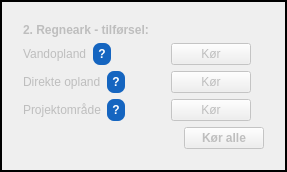
        <widget class="QGroupBox" name="groupBox3">
         <property name="enabled">
          <bool>false</bool>
         </property>
         <property name="styleSheet">
          <string>QGroupBox { border: 2px solid black; padding: 10px; margin-top: 0px; }</string>
         </property>
         <property name="title">
          <string/>
         </property>
         <layout class="QVBoxLayout" name="box3Layout">
          <property name="spacing">
           <number>6</number>
          </property>
          <item>
           <widget class="QLabel" name="labelBox3Title">
            <property name="text">
             <string>&lt;b&gt;2. Regneark - tilførsel:&lt;/b&gt;</string>
            </property>
           </widget>
          </item>
          <item>
           <layout class="QHBoxLayout" name="vandoplandRaekke">
            <item>
             <widget class="QLabel" name="labelVandopland">
              <property name="text">
               <string>Vandopland</string>
              </property>
             </widget>
            </item>
            <item>
             <widget class="QLabel" name="hjaelpVandopland">
              <property name="cursor">
               <cursorShape>WhatsThisCursor</cursorShape>
              </property>
              <property name="toolTip">
               <string>Finder DMI_Gridnummer og udregner arealet af vandoplandet for projektområdet. Indsætter herefter tallene i regnearket under &quot;Tilførsel&quot;=&gt;&quot;Vandløbsoplandet&quot;.</string>
              </property>
              <property name="styleSheet">
               <string>QLabel { color: white; background-color: #1565C0; border-radius: 7px; padding: 0px 5px; font-weight: bold; }</string>
              </property>
              <property name="text">
               <string>?</string>
              </property>
              <property name="alignment">
               <set>Qt::AlignCenter</set>
              </property>
             </widget>
            </item>
            <item>
             <spacer name="spacerVandopland">
              <property name="orientation">
               <enum>Qt::Horizontal</enum>
              </property>
              <property name="sizeHint" stdset="0">
               <size>
                <width>40</width>
                <height>20</height>
               </size>
              </property>
             </spacer>
            </item>
            <item>
             <widget class="QPushButton" name="btnKorVandopland">
              <property name="text">
               <string>Kør</string>
              </property>
             </widget>
            </item>
            <item>
             <widget class="QLabel" name="lblStatusVandopland">
              <property name="text"><string/></property>
              <property name="visible"><bool>false</bool></property>
              <property name="alignment"><set>Qt::AlignCenter</set></property>
             </widget>
            </item>
           </layout>
          </item>
          <item>
           <layout class="QHBoxLayout" name="direkteOplandRaekke">
            <item>
             <widget class="QLabel" name="labelDirekteOpland">
              <property name="text">
               <string>Direkte opland</string>
              </property>
             </widget>
            </item>
            <item>
             <widget class="QLabel" name="hjaelpDirekteOpland">
              <property name="cursor">
               <cursorShape>WhatsThisCursor</cursorShape>
              </property>
              <property name="toolTip">
               <string>Udpeger DMI_Grid igen. Udregner andel sandjord og dyrket areal i % pba. grunddata. Udregner areal af det direkte opland. Indsætter data under &quot;Tilførsel&quot; =&gt; &quot;Direkte opland&quot;.</string>
              </property>
              <property name="styleSheet">
               <string>QLabel { color: white; background-color: #1565C0; border-radius: 7px; padding: 0px 5px; font-weight: bold; }</string>
              </property>
              <property name="text">
               <string>?</string>
              </property>
              <property name="alignment">
               <set>Qt::AlignCenter</set>
              </property>
             </widget>
            </item>
            <item>
             <spacer name="spacerDirekteOpland">
              <property name="orientation">
               <enum>Qt::Horizontal</enum>
              </property>
              <property name="sizeHint" stdset="0">
               <size>
                <width>40</width>
                <height>20</height>
               </size>
              </property>
             </spacer>
            </item>
            <item>
             <widget class="QPushButton" name="btnKorDirekteOpland">
              <property name="text">
               <string>Kør</string>
              </property>
             </widget>
            </item>
            <item>
             <widget class="QLabel" name="lblStatusDirekteOpland">
              <property name="text"><string/></property>
              <property name="visible"><bool>false</bool></property>
              <property name="alignment"><set>Qt::AlignCenter</set></property>
             </widget>
            </item>
           </layout>
          </item>
          <item>
           <layout class="QHBoxLayout" name="projektomraade3Raekke">
            <item>
             <widget class="QLabel" name="labelProjektomraade3">
              <property name="text">
               <string>Projektområde</string>
              </property>
             </widget>
            </item>
            <item>
             <widget class="QLabel" name="hjaelpProjektomraade3">
              <property name="cursor">
               <cursorShape>WhatsThisCursor</cursorShape>
              </property>
              <property name="toolTip">
               <string>Udregner arealet af Agerjord, Agerjord brak, Permanent græs, natur og befæstet areal. Indsætter det i regnearket under &quot;Tilførsel&quot; =&gt; &quot;Projektområdet&quot;</string>
              </property>
              <property name="styleSheet">
               <string>QLabel { color: white; background-color: #1565C0; border-radius: 7px; padding: 0px 5px; font-weight: bold; }</string>
              </property>
              <property name="text">
               <string>?</string>
              </property>
              <property name="alignment">
               <set>Qt::AlignCenter</set>
              </property>
             </widget>
            </item>
            <item>
             <spacer name="spacerProjektomraade3">
              <property name="orientation">
               <enum>Qt::Horizontal</enum>
              </property>
              <property name="sizeHint" stdset="0">
               <size>
                <width>40</width>
                <height>20</height>
               </size>
              </property>
             </spacer>
            </item>
            <item>
             <widget class="QPushButton" name="btnKorProjektomraade3">
              <property name="text">
               <string>Kør</string>
              </property>
             </widget>
            </item>
            <item>
             <widget class="QLabel" name="lblStatusProjektomraade3">
              <property name="text"><string/></property>
              <property name="visible"><bool>false</bool></property>
              <property name="alignment"><set>Qt::AlignCenter</set></property>
             </widget>
            </item>
           </layout>
          </item>
          <item>
           <layout class="QHBoxLayout" name="korAlleTilforselRaekke">
            <item>
             <spacer name="spacerKorAlleTilforsel">
              <property name="orientation">
               <enum>Qt::Horizontal</enum>
              </property>
              <property name="sizeHint" stdset="0">
               <size>
                <width>40</width>
                <height>20</height>
               </size>
              </property>
             </spacer>
            </item>
            <item>
             <widget class="QPushButton" name="btnKorAlleTilforsel">
              <property name="styleSheet">
               <string>QPushButton { font-weight: bold; }</string>
              </property>
              <property name="text">
               <string>Kør alle</string>
              </property>
             </widget>
            </item>
           </layout>
          </item>
         </layout>
        </widget>
